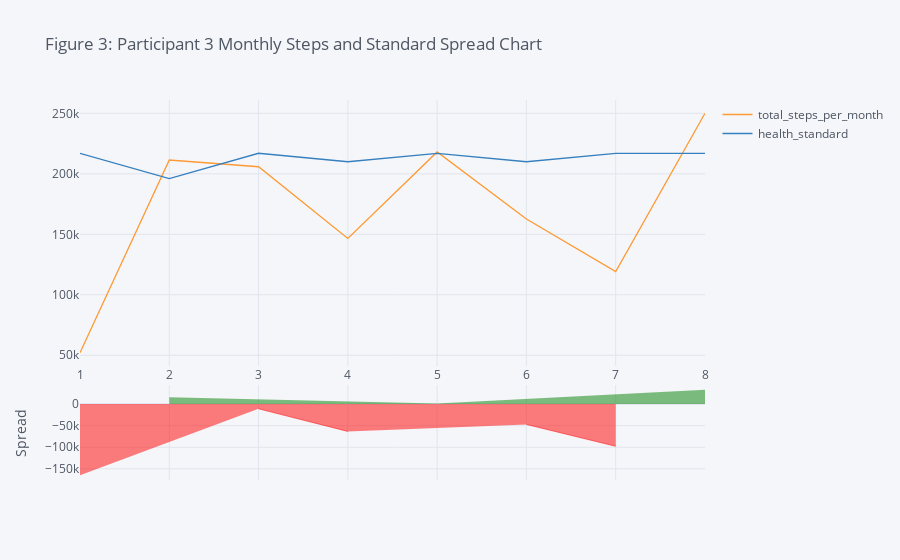

Write notebook code for a chart like this one.
### Markdown cell above
Compare the monthly total steps with the health standard and generate spread chart to observe the total steps month to month trend

### Code cell
clean_p3.figure(kind="spread", keys=["total_steps_per_month", "health_standard"],
               title="Figure 3: Participant 3 Monthly Steps and Standard Spread Chart")

### Figure 1 — Plotly figure (JSON) as saved in the notebook; plotly's stock layout.template omitted (floating-point values rounded to 4 significant figures)
{"data": [{"line": {"color": "rgba(255, 153, 51, 1.0)", "dash": "solid", "shape": "linear", "width": 1.3}, "mode": "lines", "name": "total_steps_per_month", "text": "", "type": "scatter", "x": [1, 2, 3, 4, 5, 6, 7, 8], "y": [52120.0, 211400.0, 205900.0, 146500.0, 218100.0, 162700.0, 119100.0, 250100.0]}, {"line": {"color": "rgba(55, 128, 191, 1.0)", "dash": "solid", "shape": "linear", "width": 1.3}, "mode": "lines", "name": "health_standard", "text": "", "type": "scatter", "x": [1, 2, 3, 4, 5, 6, 7, 8], "y": [217000, 196000, 217000, 210000, 217000, 210000, 217000, 217000]}, {"connectgaps": false, "fill": "tozeroy", "line": {"color": "green", "dash": "solid", "shape": "linear", "width": 0.5}, "mode": "lines", "name": "Spread", "showlegend": false, "type": "scatter", "x": [1, 2, 3, 4, 5, 6, 7, 8], "xaxis": "x2", "y": ["", 15420.0, "", "", 1108.0, "", "", 33060.0], "yaxis": "y2"}, {"connectgaps": false, "fill": "tozeroy", "line": {"color": "red", "dash": "solid", "shape": "linear", "width": 0.5}, "mode": "lines", "name": "Spread", "showlegend": false, "type": "scatter", "x": [1, 2, 3, 4, 5, 6, 7, 8], "xaxis": "x2", "y": [-164900.0, "", -11120.0, -63460.0, "", -47310.0, -97890.0, ""], "yaxis": "y2"}], "layout": {"hovermode": "x", "legend": {"bgcolor": "#F5F6F9", "font": {"color": "#4D5663"}}, "paper_bgcolor": "#F5F6F9", "plot_bgcolor": "#F5F6F9", "title": {"font": {"color": "#4D5663"}, "text": "Figure 3: Participant 3 Monthly Steps and Standard Spread Chart"}, "xaxis": {"gridcolor": "#E1E5ED", "showgrid": true, "tickfont": {"color": "#4D5663"}, "title": {"font": {"color": "#4D5663"}, "text": ""}, "zerolinecolor": "#E1E5ED"}, "xaxis2": {"anchor": "y2", "gridcolor": "#E1E5ED", "showgrid": true, "showticklabels": false, "tickfont": {"color": "#4D5663"}, "title": {"font": {"color": "#4D5663"}, "text": ""}, "zerolinecolor": "#E1E5ED"}, "yaxis": {"domain": [0.3, 1], "gridcolor": "#E1E5ED", "showgrid": true, "tickfont": {"color": "#4D5663"}, "title": {"font": {"color": "#4D5663"}, "text": ""}, "zerolinecolor": "#E1E5ED"}, "yaxis2": {"domain": [0, 0.25], "gridcolor": "#E1E5ED", "showgrid": true, "tickfont": {"color": "#4D5663"}, "title": {"font": {"color": "#4D5663"}, "text": "Spread"}, "zerolinecolor": "#E1E5ED"}}}
